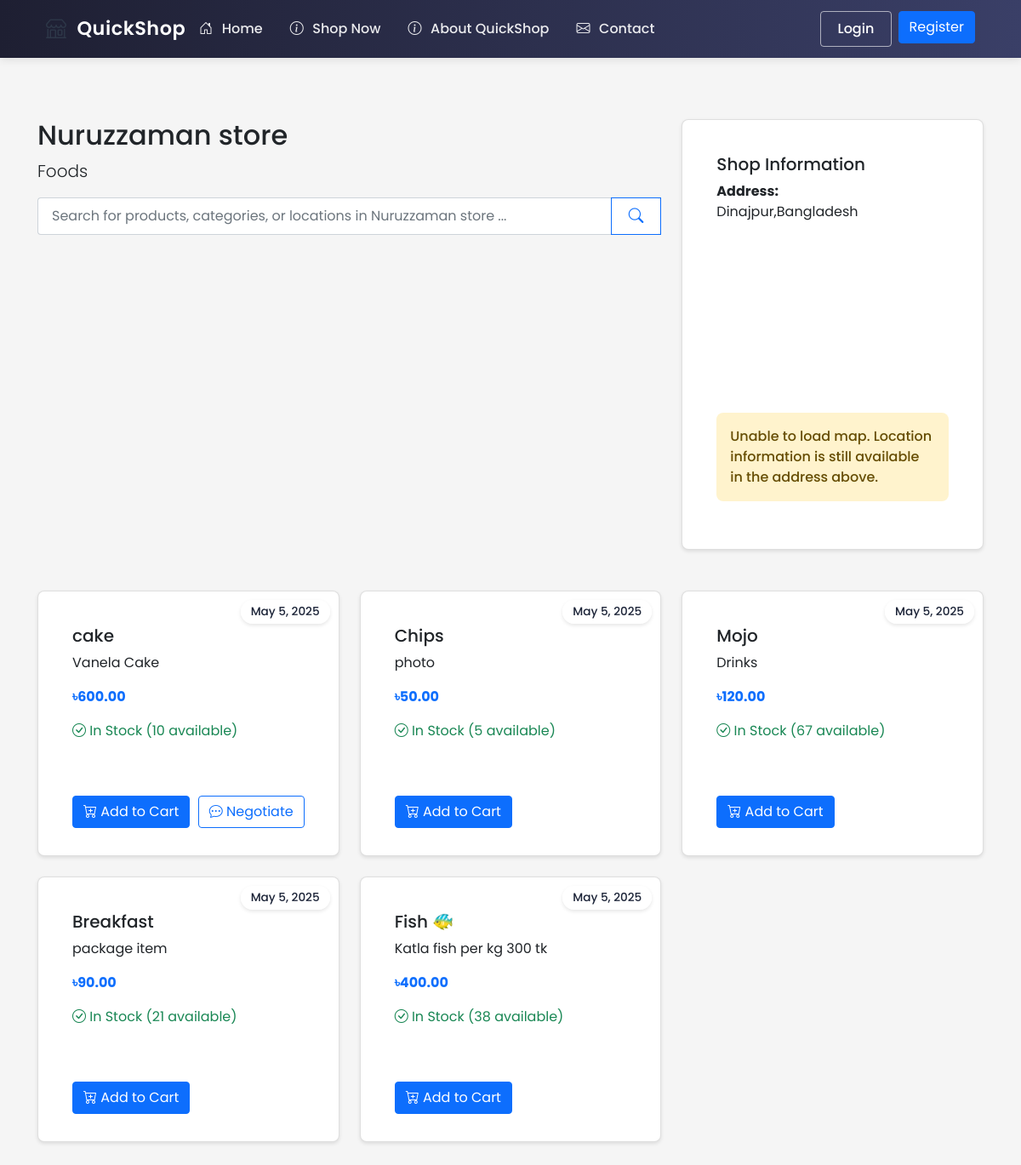
/shop/1, run on the app's committed database.
### ecommerce/models/shop.py (models this page shows, shortened)
class Shop(db.Model):
    id = db.Column(db.Integer, primary_key=True)
    name = db.Column(db.String(100), nullable=False)
    description = db.Column(db.Text)
    about = db.Column(db.Text)  # New field for shop-specific About content
    owner_id = db.Column(db.Integer, db.ForeignKey('user.id'), nullable=False)
    location_lat = db.Column(db.Float, nullable=True)
    location_lng = db.Column(db.Float, nullable=True)
    address = db.Column(db.String(200), nullable=True)
    phone = db.Column(db.String(20))
    email = db.Column(db.String(120))
    website = db.Column(db.String(200))
    business_hours = db.Column(db.Text)  # Stored as JSON string
    created_at = db.Column(db.DateTime, default=datetime.utcnow)
    is_active = db.Column(db.Boolean, default=True)
    products = db.relationship('Product', backref='shop', lazy=True)

class Product(db.Model):
    id = db.Column(db.Integer, primary_key=True)
    name = db.Column(db.String(100), nullable=False)
    description = db.Column(db.Text)
    price = db.Column(db.Float, nullable=False)
    stock = db.Column(db.Integer, nullable=False, default=0)
    shop_id = db.Column(db.Integer, db.ForeignKey('shop.id'), nullable=False)
    image_url = db.Column(db.String(255))
    category = db.Column(db.String(50))  # Add category field
    created_at = db.Column(db.DateTime, default=datetime.utcnow)
    rating = db.Column(db.Float, default=0.0)  # Average rating
    rating_count = db.Column(db.Integer, default=0)  # Number of ratings
    reviews = db.relationship(Review, backref='product', lazy=True)
    min_price = db.Column(db.Float)  # Minimum acceptable price
    max_discount_percentage = db.Column(db.Float, default=20.0)  # Maximum allowed discount
    continue_iteration = db.Column(db.Boolean, default=False)  # Whether to continue negotiation after max discount
    def is_negotiable(self):
        return self.min_price is not None and self.min_price < self.price

### ecommerce/routes/shop.py (the view)
@shop_bp.route('/<int:shop_id>')
def view(shop_id):
    shop = Shop.query.get_or_404(shop_id)
    return render_template('shop/view.html', shop=shop)

### ecommerce/templates/shop/view.html (shortened to what this page needs)
{% extends "base.html" %}
{% block content %}
<div class="container mt-4">
    <div class="row mb-4">
        <div class="col-md-8">
            <h2>{{ shop.name }}</h2>
            <p class="lead">{{ shop.description }}</p>
            <form class="search-form mb-4" action="{{ url_for('main.search') }}" method="GET">
                <div class="input-group">
                    <input class="form-control search-input" type="search" name="q"
                           placeholder="Search for products, categories, or locations in {{ shop.name }}..."
                           value="{{ request.args.get('q', '') }}"
                           aria-label="Search" autocomplete="off">
                    <button class="btn btn-outline-primary" type="submit">
                        <i class="bi bi-search"></i>
                    </button>
                </div>
            </form>
        </div>
        <div class="col-md-4">
            <div class="card">
                <div class="card-body">
                    <h5 class="card-title">Shop Information</h5>
                    <p><strong>Address:</strong><br>
                    {{ shop.address }}</p>
                    <div id="map" style="height: 200px;"></div>
                    <div id="mapError" class="alert alert-warning mt-2" style="display: none;">
                        Unable to load map. Location information is still available in the address above.
                    </div>
                </div>
            </div>
        </div>
    </div>
    <div class="row">
        {% for product in shop.products %}
            <div class="col-md-4 mb-4">
                <div class="card h-100 product-card">
                    <span class="date-badge">May 5, 2025</span>
                    <div class="card-body">
                        <h5 class="card-title">{{ product.name }}</h5>
                        <p class="card-text">{{ product.description[:100] }}{% if product.description|length > 100 %}...{% endif %}</p>
                        <p class="card-text">
                            <strong class="text-primary">৳{{ "%.2f"|format(product.price) }}</strong>
                        </p>
                        {% if product.stock > 0 %}
                            <p class="text-success">
                                <i class="bi bi-check-circle"></i> In Stock ({{ product.stock }} available)
                            </p>
                        {% else %}
                            <p class="text-danger">
                                <i class="bi bi-x-circle"></i> Out of Stock
                            </p>
                        {% endif %}
                    </div>
                    <div class="card-footer bg-transparent border-top-0 d-flex justify-content-between">
                        {% if product.stock > 0 %}
                            <button class="btn btn-primary add-to-cart"
                                    data-product-id="{{ product.id }}"
                                    data-product-name="{{ product.name }}">
                                <i class="bi bi-cart-plus"></i> Add to Cart
                            </button>
                            {% if product.is_negotiable() %}
                                <button class="btn btn-outline-primary negotiate-price"
                                        data-product-id="{{ product.id }}"
                                        data-product-name="{{ product.name }}"
                                        data-price="{{ product.price }}">
                                    <i class="bi bi-chat-dots"></i> Negotiate
                                </button>
                            {% endif %}
                        {% else %}
                            <button class="btn btn-secondary" disabled>Out of Stock</button>
                        {% endif %}
                    </div>
                </div>
            </div>
        {% else %}
            <div class="col-12">
                <div class="alert alert-info">
                    No products available in this shop yet.
                </div>
            </div>
        {% endfor %}
    </div>
</div>
{% endblock %}

### ecommerce/static/css/style.css (style rules this page uses)
* { margin: 0; padding: 0; box-sizing: border-box; }
html { height: 100%; }
body { font-family: 'Poppins', sans-serif; background-color: #f5f5f5; min-height: 100vh; display: flex; flex-direction: column; }
.alert { border: none; border-radius: 8px; font-weight: 500; }
.card { background: white; border-radius: 8px; box-shadow: 0 2px 4px rgba(0,0,0,0.1); padding: 1.5rem; margin-bottom: 1.5rem; }
.product-card { position: relative; }
.date-badge { position: absolute; top: 10px; right: 10px; background-color: rgba(255, 255, 255, 0.9); color: #1b2337; padding: 0.25rem 0.75rem; border-radius: 20px; font-size: 0.85rem; font-weight: 500; box-shadow: 0 2px 4px rgba(0,0,0,0.1); z-index: 1; }
.search-form { width: 100%; max-width: 800px; margin: 0 auto; }
.search-form .input-group { background: #fff; border-radius: 8px; transition: all 0.3s ease; }
.search-form .search-input { border-right: none; padding-left: 1rem; font-size: 1rem; }
.search-form .btn { padding: 0.5rem 1.25rem; display: flex; align-items: center; justify-content: center; }
.search-form .btn i { font-size: 1.1rem; }
#map { width: 100%; height: 100%; }

### data on the page
Shop: name "Nuruzzaman store", description "Foods", q "Search for products, categories, or locations in Nuruzzaman store ...", address "Dinajpur,Bangladesh"
Product: name "cake", description "Vanela Cake", price "600.00", stock "10"
Product: name "Chips", description "photo", price "50.00", stock "5"
Product: name "Mojo", description "Drinks", price "120.00", stock "67"
Product: name "Breakfast", description "package item", price "90.00", stock "21"
Product: name "Fish 🐠", description "Katla fish per kg 300 tk", price "400.00", stock "38"
